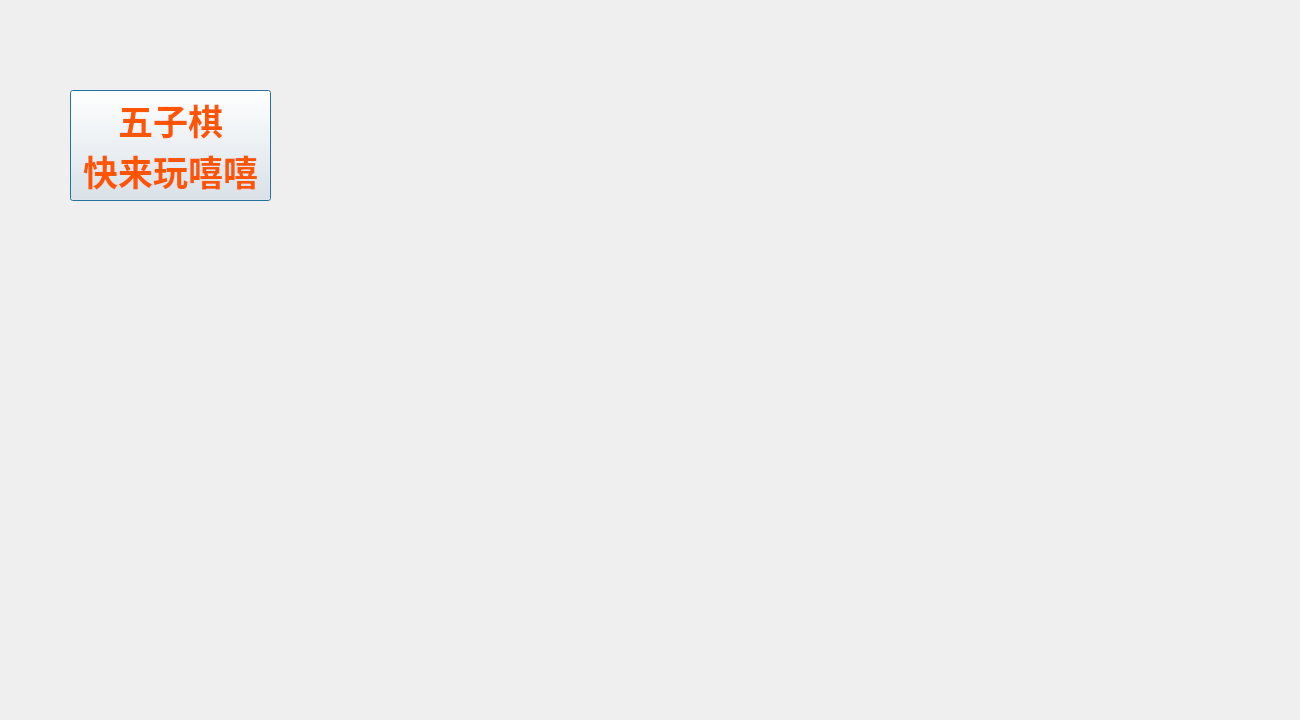
<?xml version="1.0" encoding="UTF-8"?>
<ui version="4.0">
 <class>MainDialog</class>
 <widget class="QDialog" name="MainDialog">
  <property name="geometry">
   <rect>
    <x>0</x>
    <y>0</y>
    <width>1300</width>
    <height>720</height>
   </rect>
  </property>
  <property name="minimumSize">
   <size>
    <width>1300</width>
    <height>720</height>
   </size>
  </property>
  <property name="maximumSize">
   <size>
    <width>1300</width>
    <height>720</height>
   </size>
  </property>
  <property name="windowTitle">
   <string>MainDialog</string>
  </property>
  <widget class="QLabel" name="lb_main">
   <property name="geometry">
    <rect>
     <x>0</x>
     <y>0</y>
     <width>1300</width>
     <height>720</height>
    </rect>
   </property>
   <property name="sizePolicy">
    <sizepolicy hsizetype="Preferred" vsizetype="Preferred">
     <horstretch>0</horstretch>
     <verstretch>0</verstretch>
    </sizepolicy>
   </property>
   <property name="text">
    <string/>
   </property>
   <property name="pixmap">
    <pixmap resource="resource.qrc">:/images/GameHome.png</pixmap>
   </property>
   <property name="scaledContents">
    <bool>true</bool>
   </property>
  </widget>
  <widget class="QPushButton" name="pb_fiveinLine">
   <property name="geometry">
    <rect>
     <x>70</x>
     <y>90</y>
     <width>201</width>
     <height>111</height>
    </rect>
   </property>
   <property name="font">
    <font>
     <family>隶书</family>
     <pointsize>26</pointsize>
     <italic>false</italic>
     <bold>true</bold>
    </font>
   </property>
   <property name="layoutDirection">
    <enum>Qt::LayoutDirection::LeftToRight</enum>
   </property>
   <property name="autoFillBackground">
    <bool>true</bool>
   </property>
   <property name="styleSheet">
    <string notr="true">background-image: url(:/images/fiveinLine.jpg);
color:rgb(255, 85, 0)</string>
   </property>
   <property name="text">
    <string>五子棋
快来玩嘻嘻</string>
   </property>
  </widget>
 </widget>
 <resources>
  <include location="resource.qrc"/>
 </resources>
 <connections/>
</ui>
